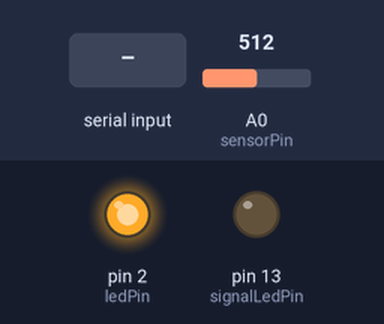
This sketch was run on a simulated Arduino Uno, built with avr-gcc and run on an emulated ATmega328P. Shown: output pins drawn as LEDs (lit = HIGH). The inputs (shaded band) are chosen by the test bench; at power-on: A0 (sensorPin) = 512. What the sketch prints to the serial monitor is not drawn.

Above: at 2.2 s.
2.3 s: A0 (sensorPin) set to 546
At 3.0 s:
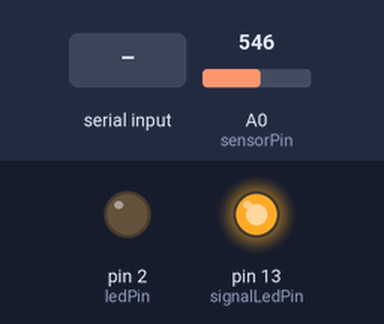
5.3 s: byte 90 received over Serial
At 7.0 s:
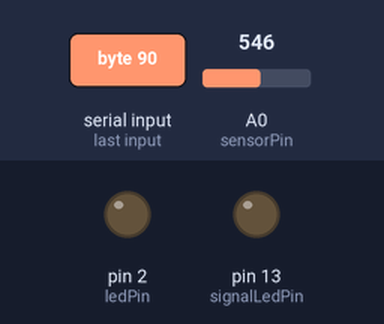
8.3 s: A0 (sensorPin) set to 511
At 10.2 s:
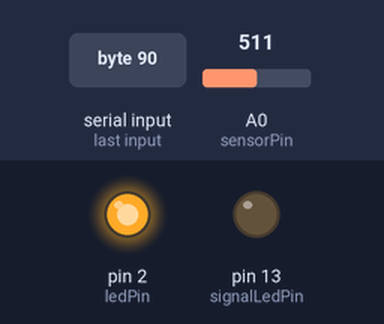
10.5 s: A0 (sensorPin) set to 716
At 11.0 s:
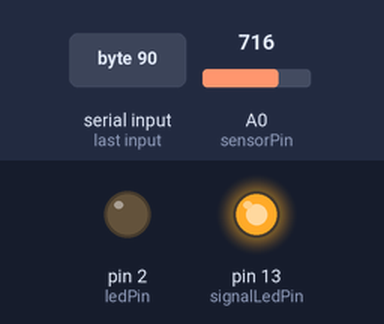
13.5 s: A0 (sensorPin) set to 502
At 14.6 s:
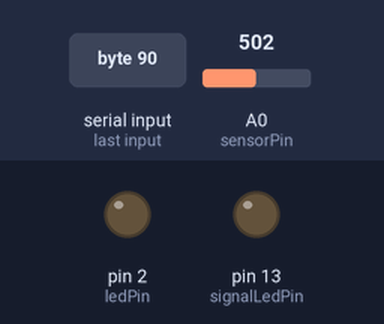
Timing chart, 0 to 25.5 s (numbered marks = the images above; inputs shaded):
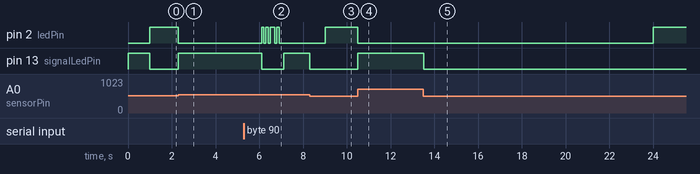

Measured:
- the behaviour switches between 537 and 538 on A0 (sensorPin) (found by bisection; images 0 and 1)
- after the input at 2.3 s, pin 2 (ledPin): HIGH → LOW at once; pin 13 (signalLedPin): LOW → HIGH at once
- after the input at 5.3 s, pin 2 (ledPin): LOW → HIGH after 0.81 s, → LOW 0.10 s later, → HIGH 0.10 s later, → LOW 0.10 s later, … (8 changes in this stretch); pin 13 (signalLedPin): HIGH → LOW after 0.81 s, → HIGH 1.0 s later
- after the input at 8.3 s, pin 2 (ledPin): LOW → HIGH after 0.71 s; pin 13 (signalLedPin): HIGH → LOW at once
- after the input at 10.5 s, pin 2 (ledPin): HIGH → LOW at once; pin 13 (signalLedPin): LOW → HIGH at once
- after the input at 13.5 s, pin 2 (ledPin): LOW → HIGH after 10.5 s; pin 13 (signalLedPin): HIGH → LOW at once

The sketch:

auroraLink52.ino
```cpp
/*
 * Aurora-Link v3.9.9 - "The Adaptive Sentinel"
 * - Logic: referenceLevel is set ONLY during setup() / Reset.
 * - Recovery: 15s timer returns to Sighting Mode without re-calibrating.
 * - Dynamic Speed: Transmit and Receive timing now follow the baudRate variable.
 */

long baudRate = 10;             // Change this to adjust speed (e.g., 10, 1200)

const int ledPin = 2;
const int signalLedPin = 13;
const int sensorPin = A0;

bool sightingMode = true;
unsigned long lastActivity = 0;
const unsigned long timeout = 15000;

float referenceLevel = 512.0;
const float deltaPercent = 0.05; // 5% jump threshold

void setup() {
  Serial.begin(baudRate);       // Sets USB speed
  pinMode(ledPin, OUTPUT);
  pinMode(signalLedPin, OUTPUT);

  digitalWrite(signalLedPin, HIGH);
  delay(1000);

  referenceLevel = (float)analogRead(sensorPin); // LOCK reference

  digitalWrite(signalLedPin, LOW);
  digitalWrite(ledPin, HIGH);
  lastActivity = millis();
}

void loop() {
  unsigned long currentTime = millis();
  int sensorValue = analogRead(sensorPin);
  float change = ((float)sensorValue - referenceLevel) / referenceLevel;

  // 1. CONSTANT RECEIVER
  if (change > deltaPercent) {
    digitalWrite(signalLedPin, HIGH);
    if (sightingMode) {
      sightingMode = false;
      digitalWrite(ledPin, LOW);
    }

    char receivedChar = receiveByte();
    if (receivedChar > 0) {
      Serial.write(receivedChar);
      lastActivity = millis();
    }
  } else {
    digitalWrite(signalLedPin, LOW);
  }

  // 2. TRANSMITTER
  if (Serial.available() > 0) {
    char outChar = (char)Serial.read();
    lastActivity = millis();
    sightingMode = false;
    transmitByte(outChar);
  }

  // 3. AUTOMATIC SIGHTING BEACON
  if (!sightingMode && (currentTime - lastActivity > timeout)) {
    sightingMode = true;
  }

  if (sightingMode) {
    digitalWrite(ledPin, HIGH);
  } else if (Serial.available() == 0) {
    digitalWrite(ledPin, LOW);
  }
}

void transmitByte(char c) {
  // Calculate bitTime in milliseconds
  int bitTime = 1000 / baudRate;

  digitalWrite(ledPin, HIGH);   // Start Bit
  delay(bitTime);

  for (int i = 0; i < 8; i++) {
    digitalWrite(ledPin, bitRead(c, i)); // Data Bits
    delay(bitTime);
  }

  digitalWrite(ledPin, LOW);    // Stop Bit
  delay(bitTime);
}

char receiveByte() {
  // Dynamic timing for receiver
  int bitTime = 1000 / baudRate;
  int sampleOffset = bitTime * 1.5; // Hits the middle of Bit 0

  char result = 0;

  delay(sampleOffset);

  for (int i = 0; i < 8; i++) {
    int val = analogRead(sensorPin);
    float diff = ((float)val - referenceLevel) / referenceLevel;

    if (diff > (deltaPercent / 2)) {
      bitSet(result, i);
      digitalWrite(signalLedPin, HIGH);
    } else {
      digitalWrite(signalLedPin, LOW);
    }

    delay(bitTime);
  }

  digitalWrite(signalLedPin, LOW);
  return result;
}
```
